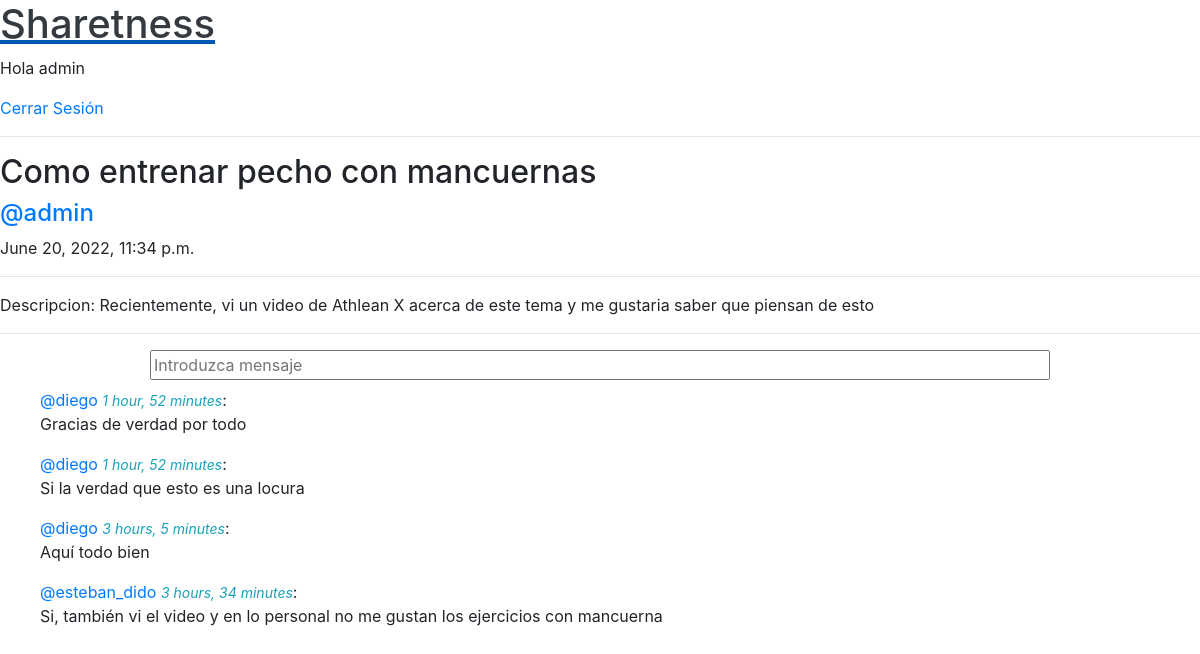
Screenshot of /room/8 (signed in) with the database file from the repository.
### forum/models.py (models this page shows, shortened)
class Room(models.Model):
    host = models.ForeignKey(User, on_delete=models.SET_NULL, null=True)
    topic = models.ForeignKey(Topic, on_delete=models.SET_NULL, null=True)
    name = models.CharField(max_length=200)
    description =models.TextField(null=True, blank=True)
    update = models.DateTimeField(auto_now=True)
    created = models.DateTimeField(auto_now_add=True)
    class Meta:
        ordering = ['-update', '-created']

class Message(models.Model):
    user = models.ForeignKey(User, on_delete=models.CASCADE)
    room = models.ForeignKey(Room, on_delete=models.CASCADE)
    body = models.TextField()
    created = models.DateTimeField(auto_now_add=True)

### forum/views.py (the view, shortened to what this page needs)
# urls.py: path('room/<str:pk>',views.room, name="room"),
def room(request, pk):
    room = Room.objects.get(id=pk)
    room_messages = room.message_set.all().order_by('-created')
    context = {'room': room, 'room_messages': room_messages}
    return render(request, 'forum/room.html', context)

### forum/templates/forum/room.html (shortened to what this page needs)
{% extends 'main.html' %}
{% block content %}
    <h2>{{ room.name }}</h2>
    <h4><span class="text-primary ">@{{ room.host.username }}</span></h4>
    <p>{{ room.created }}</p>
    <hr>
    <p>Descripcion: {{ room.description }}</p>
    <hr>
    {% if request.user.is_authenticated %}
    <form action="" method="post">
        <div class="input-group w-75 mx-auto">
            <input class="w-100" type="text" name="new-msg" id="new-msg" placeholder="Introduzca mensaje">
        </div>
    </form>
    {% endif %}
    <ul>
        {% for msg in room_messages %}
            <p class="mt-2">
                <span class="text-primary">@{{ msg.user.username }}</span>
                <small class="text-info font-italic">{{ msg.created|timesince }}</small>:
                <br>
                {{ msg.body }}
            </p>
        {% endfor %}
    </ul>
{% endblock content %}

### templates/navbar.html
<a href="/">
    <h1 class="text-dark ">Sharetness</h1>
</a>
{% if request.user.is_authenticated %}
    <p>Hola {{ request.user.username }} </p><a href={% url 'logout' %}>Cerrar Sesión</a>
{% else %}
    <a href={% url 'login' %}>Iniciar Sesión</a>
{% endif %}
<hr>

### rows the page displays
Room: name "Como entrenar pecho con mancuernas", host.username "admin", created "June 20, 2022, 11:34 p.m.", description "Recientemente, vi un video de Athlean X acerca de este tema y me gustaria saber que piensan de esto"
Message: user.username "diego", created "1 hour, 52 minutes", body "Gracias de verdad por todo"
Message: user.username "diego", created "1 hour, 52 minutes", body "Si la verdad que esto es una locura"
Message: user.username "diego", created "3 hours, 5 minutes", body "Aquí todo bien"
Message: user.username "esteban_dido", created "3 hours, 34 minutes", body "Si, también vi el video y en lo personal no me gustan los ejercicios con mancuerna"

### other values shown
{{ request.user.username }} "admin"
